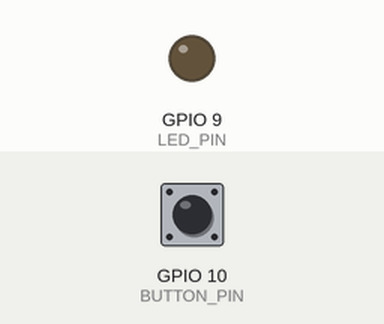
The sketch below on a simulated Seeed XIAO ESP32-C3. On the bench: output pins drawn as LEDs (lit = HIGH). Dashed ring = blinking. The test bench sets the inputs (shaded band); at power-on: GPIO 10 (BUTTON_PIN) LOW. WiFi joins after 1.5 s; servers stay silent unless stated; what the sketch prints to the serial monitor is not drawn.

Above: at 2.8 s.
2.9 s: GPIO 10 (BUTTON_PIN) pulled HIGH for 0.15 s
At 3.0 s:
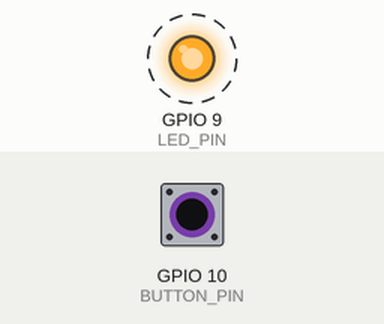
Timing chart, 0 to 5.9 s (numbered marks = the images above; inputs shaded):
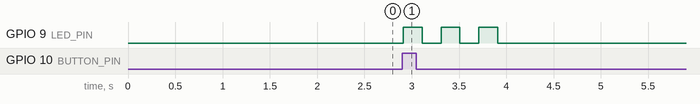

Measured:
- after the input at 2.9 s, GPIO 9 (LED_PIN): alternates HIGH for 0.20 s and LOW for 0.20 s, 6 changes in all, then stays LOW, starting at once

The sketch:

archived.ino
```cpp
#include "WiFi.h"

// WiFi credentials
const char* ssid = "YOUR_SSID";
const char* password = "YOUR_PASSWORD";

// Button and LED pins
const int BUTTON_PIN = D10;  // Button with pulldown resistor
const int LED_PIN = D9;      // LED output

void setup() {
  // Initialize serial communication at 9600 baud
  Serial.begin(9600);
  while (!Serial) {
    ; // wait for serial port to connect
  }

  // Initialize button and LED pins
  pinMode(BUTTON_PIN, INPUT);
  pinMode(LED_PIN, OUTPUT);

  // Start with LED off
  digitalWrite(LED_PIN, LOW);

  Serial.println("Initializing XIAO ESP32C3...");

  // Initialize WiFi
  WiFi.mode(WIFI_STA);
  WiFi.disconnect();
  delay(100);

  Serial.println("WiFi initialized");
  Serial.print("Connecting to ");
  Serial.println(ssid);

  WiFi.begin(ssid, password);

  int attempts = 0;
  while (WiFi.status() != WL_CONNECTED && attempts < 20) {
    delay(500);
    Serial.print(".");
    attempts++;
  }

  if (WiFi.status() == WL_CONNECTED) {
    Serial.println("");
    Serial.println("WiFi connected");
    Serial.print("IP address: ");
    Serial.println(WiFi.localIP());
  } else {
    Serial.println("");
    Serial.println("Failed to connect to WiFi");
  }
}

void loop() {
  // Check WiFi connection status
  if (WiFi.status() != WL_CONNECTED) {
    Serial.println("WiFi connection lost. Attempting to reconnect...");
    WiFi.reconnect();

    int attempts = 0;
    while (WiFi.status() != WL_CONNECTED && attempts < 20) {
      delay(500);
      Serial.print(".");
      attempts++;
    }

    if (WiFi.status() == WL_CONNECTED) {
      Serial.println("Reconnected!");
    } else {
      Serial.println("Reconnection failed");
    }
  }

  // Check button state
  if (digitalRead(BUTTON_PIN) == HIGH) {
    Serial.println("Button pressed!");

    // Flash the LED 3 times
    for (int i = 0; i < 3; i++) {
      digitalWrite(LED_PIN, HIGH);
      delay(200);
      digitalWrite(LED_PIN, LOW);
      delay(200);
    }

    // Wait for button release to prevent multiple triggers
    while (digitalRead(BUTTON_PIN) == HIGH) {
      delay(10);
    }
  }

  // Add a small delay to prevent overwhelming the serial monitor
  delay(10);
}
```
